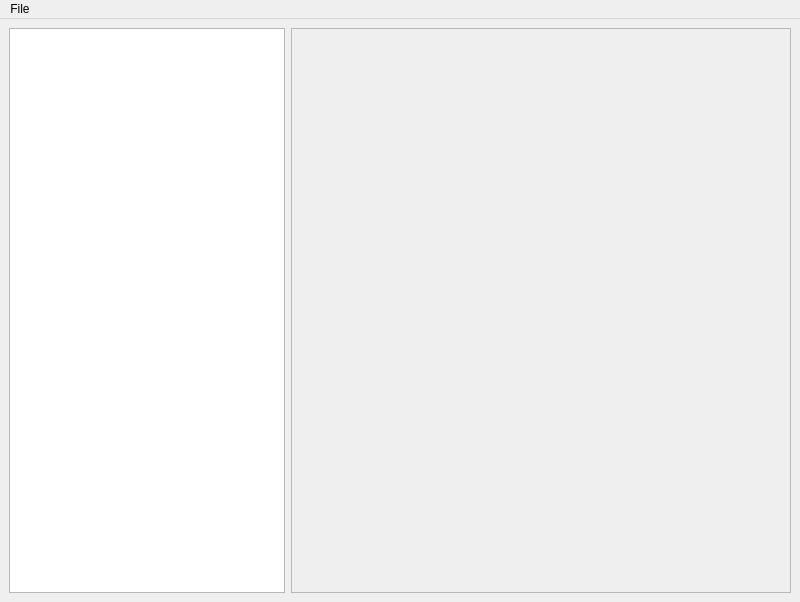
<?xml version="1.0" encoding="UTF-8"?>
<ui version="4.0">
 <class>MainWindow</class>
 <widget class="QMainWindow" name="MainWindow">
  <property name="geometry">
   <rect>
    <x>0</x>
    <y>0</y>
    <width>800</width>
    <height>602</height>
   </rect>
  </property>
  <property name="windowTitle">
   <string>MainWindow</string>
  </property>
  <widget class="QWidget" name="centralwidget">
   <property name="minimumSize">
    <size>
     <width>800</width>
     <height>578</height>
    </size>
   </property>
   <layout class="QHBoxLayout" name="horizontalLayout_2">
    <item>
     <widget class="QTreeView" name="treeView"/>
    </item>
    <item>
     <widget class="QFrame" name="frame">
      <property name="minimumSize">
       <size>
        <width>500</width>
        <height>0</height>
       </size>
      </property>
      <property name="frameShape">
       <enum>QFrame::StyledPanel</enum>
      </property>
      <property name="frameShadow">
       <enum>QFrame::Raised</enum>
      </property>
     </widget>
    </item>
   </layout>
  </widget>
  <widget class="QMenuBar" name="menubar">
   <property name="geometry">
    <rect>
     <x>0</x>
     <y>0</y>
     <width>800</width>
     <height>24</height>
    </rect>
   </property>
   <widget class="QMenu" name="menuFile">
    <property name="title">
     <string>File</string>
    </property>
    <addaction name="actionOpen_File"/>
    <addaction name="separator"/>
    <addaction name="actionExit"/>
   </widget>
   <addaction name="menuFile"/>
  </widget>
  <action name="actionOpen_File">
   <property name="text">
    <string>Open File...</string>
   </property>
   <property name="shortcut">
    <string>Ctrl+O</string>
   </property>
  </action>
  <action name="actionExit">
   <property name="text">
    <string>Exit</string>
   </property>
  </action>
 </widget>
 <resources/>
 <connections/>
</ui>
